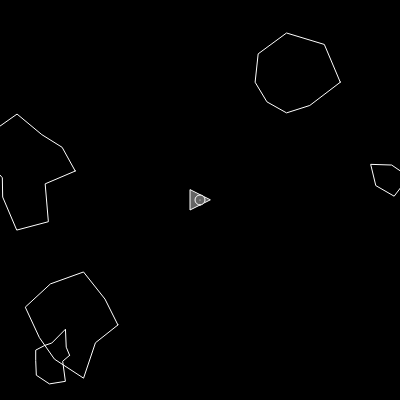
Frame 1 (no input)
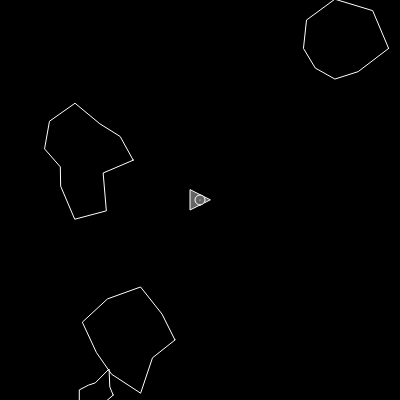
Frame 60 (no input)
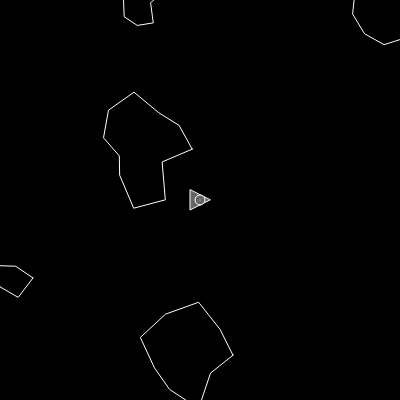
Frame 120 (the mouse pressed at the canvas centre since frame 60)

The p5.js sketch that drew these frames (run headless with seeded random() and noise() and a simulated clock; from frame 60 on, the mouse is pressed at the canvas centre):

// p5.js sketch
// ── sketch.js
/// <reference path="../p5.global-mode.d.ts" />

class Ship {
    constructor() {
        this.position = createVector(width/2, height/2);
        this.r = 10;
        this.heading = 0.0;
        this.rotation = 0.0;
        this.velocity = createVector(0, 0);
        this.isBoosting = false;
    }
    update() {
        this.isBoosting && this.boost();

        this.position.add(this.velocity);
        this.velocity.mult(0.95); // slow down by every frame.
    }
    render() {
        push();
        fill(100);
        stroke(255);
        translate(this.position.x, this.position.y);
        rotate(this.heading + PI / 2); // adjust 90 degrees.
        //triangle(-this.r/3*2, this.r, this.r/3*2, this.r, 0, -this.r);
        triangle(-this.r, this.r, this.r, this.r, 0, -this.r);
        ellipse(0, 0, this.r, this.r);
        point(0, 0);
        pop();
    }
    boosting(b) {
        this.isBoosting = b;
    }
    boost() {
        let forceVec = p5.Vector.fromAngle(this.heading);
        forceVec.mult(0.1);
        this.velocity.add(forceVec);
    }
    edges() {
        if (this.position.x > width + this.r) this.position.x = -this.r;
        if (this.position.x < -this.r) this.position.x = width + this.r;

        if (this.position.y > height + this.r) this.position.y = -this.r;
        if (this.position.y < -this.r) this.position.y = height + this.r;
    }
    setRotation(angle) {
        this.rotation = angle;
    }
    turn() {
        this.heading += this.rotation;
    }
    hits(asteroid) {
        let d = dist(this.position.x, this.position.y, asteroid.position.x, asteroid.position.y);
        return (d < this.r + asteroid.r)
    }
}

class Laser {
    constructor(shipPosition, angle) {
        this.position = shipPosition.copy();
        this.velocity = p5.Vector.
        fromAngle(angle);
        this.velocity.mult(10);
    }
    update() {
        this.position.add(this.velocity);
    }
    render() {
        push();
        stroke(255);
        strokeWeight(4);
        point(this.position.x, this.position.y);
        pop();
    }
    hits(asteroid) {
        let d = dist(this.position.x, this.position.y, asteroid.position.x, asteroid.position.y);
        return (d < asteroid.r)
    }

    offscreen() {
        return (this.position.x < 0 || this.position.x > width) || (this.position.y < 0 || this.position.y > height)

    }
}

class Asteroid {
    constructor(pos, r) {
        this.position = pos ? pos.copy() : createVector(random(width), random(height));
        this.r = r ? r*0.5 : random(15, 50);

        this.velocity = p5.Vector.random2D();
        this.total = floor(random(5, 15)); // vertex count.
        this.offset = Array.from({length: this.total}, (v,k)=> random(-this.r*0.5, this.r*0.5));
        
    }
    update() {
        this.position.add(this.velocity);
    }

    render() {
        push();
        noFill();
        stroke(255);
        translate(this.position.x, this.position.y);
        //ellipse(0, 0, this.r*2);
        beginShape();
        for (let i = 0; i < this.total; i++) {
            let angle = map(i, 0, this.total, 0, TWO_PI);
            let r = (this.r + this.offset[i]);
            let x = r * cos(angle);
            let y = r * sin(angle);
            vertex(x, y);
        }
        endShape(CLOSE);
        pop();
    }
    edges() {
        if (this.position.x > width + this.r) this.position.x = -this.r;
        if (this.position.x < -this.r) this.position.x = width + this.r;

        if (this.position.y > height + this.r) this.position.y = -this.r;
        if (this.position.y < -this.r) this.position.y = height + this.r;
    }
    breakup() {
        return Array.from({length:2}, (v,k)=> new Asteroid(this.position.copy(), this.r));
    }
}

let ship;
let asteroids;
let lasers;
function setup() {
    noSmooth();
    createCanvas(400, 400);
    ship = new Ship();
    asteroids = Array.from({length: 5}, (v, k)=> new Asteroid());
    lasers = [];
}

function draw() {
    background(0);
    asteroids.forEach((v,i,a)=> {
        v.update();
        v.edges();
        v.render();
        if (ship.hits(v)) {
            console.log('ooops!');
        }
    });
    for (let i = lasers.length -1; i >= 0; i--) {
        lasers[i].update();
        lasers[i].render();

        // remove if offscreen
        if (lasers[i].offscreen()) {
            lasers.splice(i, 1);
        } else {
            // https://youtu.be/xTTuih7P0c0?t=8m1s
            // intersect
            for (let j = 0; j < asteroids.length; j++) {
                if (lasers[i].hits(asteroids[j])) {
                    if (asteroids[j].r > 10) {
                        let newAsteroids = asteroids[j].breakup();
                        asteroids = asteroids.concat(newAsteroids);    
                    } else {
                        // todo: increase the score.
                    }
                    asteroids.splice(j, 1); // remove index 'j' element.
                    lasers.splice(i, 1); // remove index 'j' element.
                    break;
                }
            }
        }
    }

    ship.turn();    
    ship.edges();
    ship.update();
    ship.render();
}

function keyPressed() {
    key == ' ' && lasers.push(new Laser(ship.position, ship.heading));

    if (keyCode === RIGHT_ARROW) {
        ship.setRotation(0.1);
    }
    if (keyCode === LEFT_ARROW) {
        ship.setRotation(-0.1);
    }
    if (keyCode == UP_ARROW) {
        ship.boosting(true);
    }
}

function keyReleased() {
    ship.setRotation(0.0);
    ship.boosting(false);
}

window.addEventListener('keydown', (e)=> e.preventDefault());
